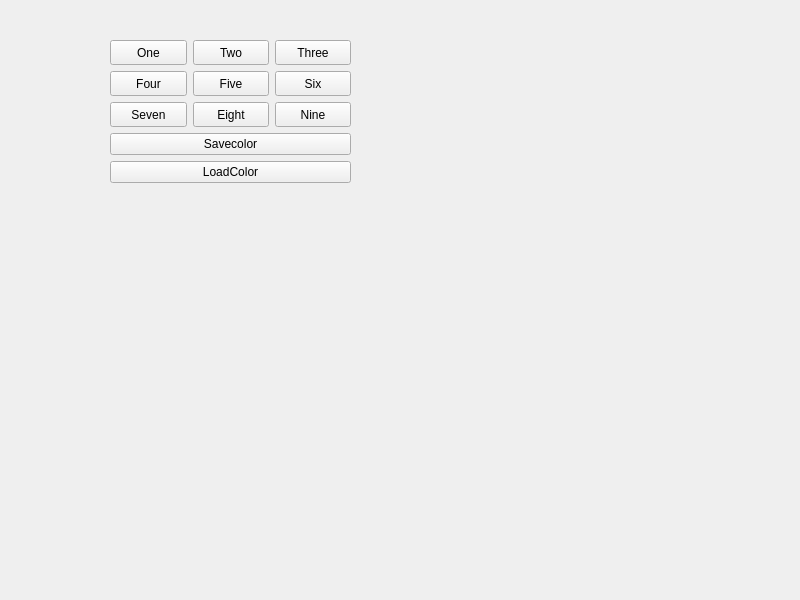
<?xml version="1.0" encoding="UTF-8"?>
<ui version="4.0">
 <class>Widget</class>
 <widget class="QWidget" name="Widget">
  <property name="geometry">
   <rect>
    <x>0</x>
    <y>0</y>
    <width>800</width>
    <height>600</height>
   </rect>
  </property>
  <property name="windowTitle">
   <string>Widget</string>
  </property>
  <widget class="QWidget" name="">
   <property name="geometry">
    <rect>
     <x>110</x>
     <y>40</y>
     <width>241</width>
     <height>143</height>
    </rect>
   </property>
   <layout class="QVBoxLayout" name="verticalLayout">
    <item>
     <layout class="QGridLayout" name="gridLayout">
      <item row="0" column="0">
       <widget class="QPushButton" name="button_1">
        <property name="sizePolicy">
         <sizepolicy hsizetype="Minimum" vsizetype="Expanding">
          <horstretch>0</horstretch>
          <verstretch>0</verstretch>
         </sizepolicy>
        </property>
        <property name="text">
         <string>One</string>
        </property>
       </widget>
      </item>
      <item row="0" column="1">
       <widget class="QPushButton" name="button_2">
        <property name="sizePolicy">
         <sizepolicy hsizetype="Minimum" vsizetype="Expanding">
          <horstretch>0</horstretch>
          <verstretch>0</verstretch>
         </sizepolicy>
        </property>
        <property name="text">
         <string>Two</string>
        </property>
       </widget>
      </item>
      <item row="0" column="2">
       <widget class="QPushButton" name="button_3">
        <property name="sizePolicy">
         <sizepolicy hsizetype="Minimum" vsizetype="Expanding">
          <horstretch>0</horstretch>
          <verstretch>0</verstretch>
         </sizepolicy>
        </property>
        <property name="text">
         <string>Three</string>
        </property>
       </widget>
      </item>
      <item row="1" column="0">
       <widget class="QPushButton" name="button_4">
        <property name="sizePolicy">
         <sizepolicy hsizetype="Minimum" vsizetype="Expanding">
          <horstretch>0</horstretch>
          <verstretch>0</verstretch>
         </sizepolicy>
        </property>
        <property name="text">
         <string>Four</string>
        </property>
       </widget>
      </item>
      <item row="1" column="1">
       <widget class="QPushButton" name="button_5">
        <property name="sizePolicy">
         <sizepolicy hsizetype="Minimum" vsizetype="Expanding">
          <horstretch>0</horstretch>
          <verstretch>0</verstretch>
         </sizepolicy>
        </property>
        <property name="text">
         <string>Five</string>
        </property>
       </widget>
      </item>
      <item row="1" column="2">
       <widget class="QPushButton" name="button_6">
        <property name="sizePolicy">
         <sizepolicy hsizetype="Minimum" vsizetype="Expanding">
          <horstretch>0</horstretch>
          <verstretch>0</verstretch>
         </sizepolicy>
        </property>
        <property name="text">
         <string>Six</string>
        </property>
       </widget>
      </item>
      <item row="2" column="0">
       <widget class="QPushButton" name="button_7">
        <property name="sizePolicy">
         <sizepolicy hsizetype="Minimum" vsizetype="Expanding">
          <horstretch>0</horstretch>
          <verstretch>0</verstretch>
         </sizepolicy>
        </property>
        <property name="text">
         <string>Seven</string>
        </property>
       </widget>
      </item>
      <item row="2" column="1">
       <widget class="QPushButton" name="button_8">
        <property name="sizePolicy">
         <sizepolicy hsizetype="Minimum" vsizetype="Expanding">
          <horstretch>0</horstretch>
          <verstretch>0</verstretch>
         </sizepolicy>
        </property>
        <property name="text">
         <string>Eight</string>
        </property>
       </widget>
      </item>
      <item row="2" column="2">
       <widget class="QPushButton" name="button_9">
        <property name="sizePolicy">
         <sizepolicy hsizetype="Minimum" vsizetype="Expanding">
          <horstretch>0</horstretch>
          <verstretch>0</verstretch>
         </sizepolicy>
        </property>
        <property name="text">
         <string>Nine</string>
        </property>
       </widget>
      </item>
     </layout>
    </item>
    <item>
     <widget class="QPushButton" name="SaveColor">
      <property name="text">
       <string>Savecolor</string>
      </property>
     </widget>
    </item>
    <item>
     <widget class="QPushButton" name="LoadColor">
      <property name="text">
       <string>LoadColor</string>
      </property>
     </widget>
    </item>
   </layout>
  </widget>
 </widget>
 <resources/>
 <connections/>
</ui>
